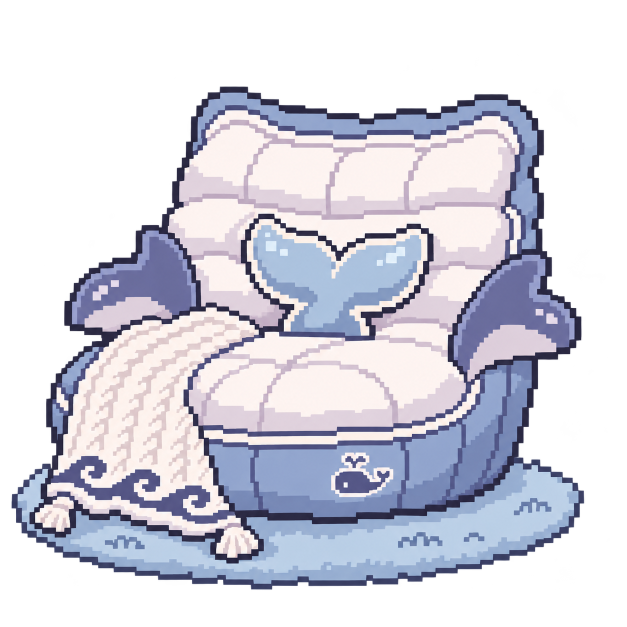
#> input picture furniture/whale-nest/tools/source/codex/empty_00.png, 1254 x 1254 px (shown at 1/2 size); its folder holds only this picture in this run
$ python -i window.py   (imports and definitions only)
#> lines starting #> are read from the running program, lines starting #| are printed output that depends on the picture
#> further down, picture is the input picture: PIL image 1254x1254 RGBA; mean R, G, B, A 98, 98.4, 109.3, 138.9
"""Tk transparent overlay windows + the few Win32 calls the pet needs.

Colour key #FF00FF with binary alpha (alpha >= 128 -> opaque) so no edge pixel ever blends with
magenta. Windows get WS_EX_NOACTIVATE | WS_EX_TOOLWINDOW: they never steal focus and stay off
the taskbar / Alt-Tab. Every Win32 call degrades to plain Tk when unavailable.
"""
import os

TRANSPARENT = "#FF00FF"
KEY_RGB = (255, 0, 255)
WS_EX_NOACTIVATE = 0x08000000
WS_EX_TOOLWINDOW = 0x00000080
GWL_EXSTYLE = -20
SWP_NOSIZE, SWP_NOMOVE, SWP_NOZORDER, SWP_NOACTIVATE = 0x0001, 0x0002, 0x0004, 0x0010


def _user32():
    import ctypes
    return ctypes, ctypes.windll.user32


def flatten(im, factor=1.0):
    """RGBA PIL image -> RGB on the key colour, nearest-neighbour scaled, binary alpha."""
#> called with factor = 1
    from PIL import Image
    if abs(factor - 1) > .001:
        im = im.resize((max(8, round(im.width * factor)), max(8, round(im.height * factor))), Image.Resampling.NEAREST)
    flat = Image.new("RGB", im.size, KEY_RGB)
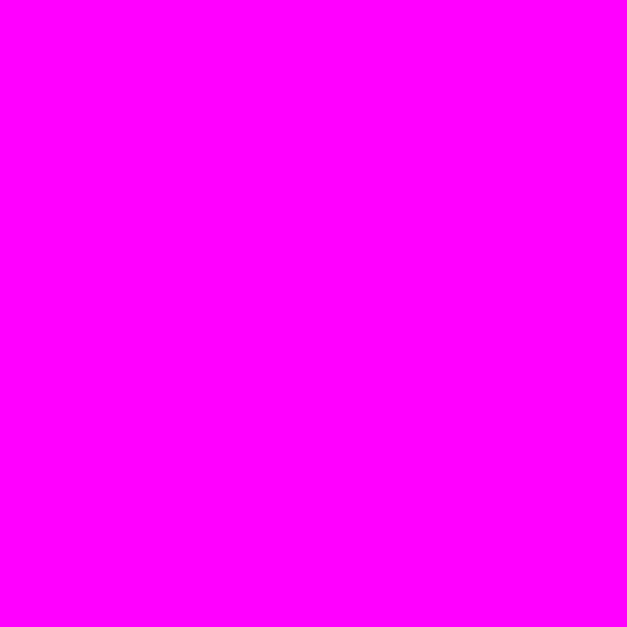
#> flat: PIL image 1254x1254 RGB (shown at 1/2 size); mean R, G, B 255, 0, 255
    flat.paste(im.convert("RGB"), mask=im.getchannel("A").point(lambda v: 255 if v >= 128 else 0))
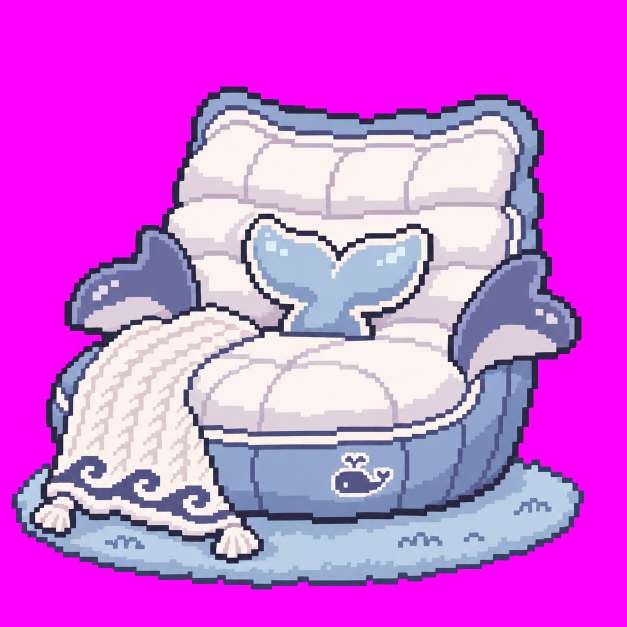
#> flat: PIL image 1254x1254 RGB (shown at 1/2 size); mean R, G, B 212.8, 97.9, 223.7
    return flat


def photo(im, factor=1.0):
    from PIL import ImageTk
    return ImageTk.PhotoImage(flatten(im, factor))


# [192 lines left out: functions overlay, hwnd_of, native_flags, tool_flags, click_through, virtual_screen and 6 more, not called in this run]


# These transient classes are distinct from ordinary application windows. Keep the taskbar usable too.
SYSTEM_POPUP_CLASSES = frozenset({
    "#32768", "NotifyIconOverflowWindow", "TopLevelWindowForOverflowXamlIsland",
    "Xaml_WindowedPopupClass", "ControlCenterWindow", "Shell_TrayWnd", "Shell_SecondaryTrayWnd",
})
_popup_cache = (0.0, ())


# [127 lines left out: functions system_popups, yield_to_system_popups, monitor_at, foreground_rect, foreground_fullscreen, not called in this run]


# ------------------------------------------------------------------ 异常日志：限频，只记异常类型
_DEBUG_EVERY = 300.0
_debug_at = {}


# [107 lines left out: functions _debug, foreground_app, running_processes, reduced_motion_system, not called in this run]

>>> from PIL import Image
>>> picture = Image.open('../../furniture/whale-nest/tools/source/codex/empty_00.png')
>>> result = flatten(picture)
